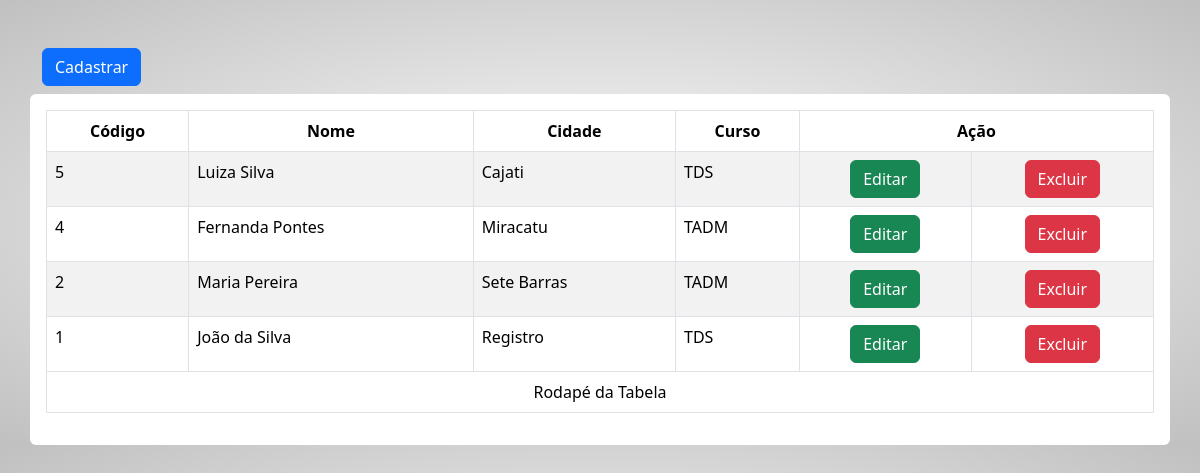
The app's page /view/index.php with its own data.
### tables this page shows
CREATE TABLE IF NOT EXISTS `alunos` (
  `Aluno_Codigo` int(11) NOT NULL AUTO_INCREMENT,
  `Aluno_Nome` varchar(250) DEFAULT NULL,
  `Aluno_Cidade` varchar(250) DEFAULT NULL,
  `Aluno_Curso` varchar(250) DEFAULT NULL,
  PRIMARY KEY (`Aluno_Codigo`)
);

### controller/funcao-read-aluno-tab.php (the view)
<?php
    function funcaoTabela(){
        include("../model/connect.php");
        $query = mysqli_query($conexao,"SELECT * FROM alunos ORDER BY Aluno_Codigo DESC");
            while($exibe = mysqli_fetch_array($query)){
            echo "<tr>
                    <td>$exibe[0]</td>
                    <td>$exibe[1]</td>
                    <td>$exibe[2]</td>
                    <td>$exibe[3]</td>
                    <td class='text-center'><a href='#' class='btn btn-success'>Editar</a></td>
                    <td class='text-center'><a href='../controller/funcao-delete-aluno.php?ida=$exibe[0]' class='btn btn-danger'>Excluir</a></td>
                </tr>";
            }
    }
 ?>

### view/blades/top.php (shortened to what this page needs)
<!DOCTYPE html>
<html lang="pt-br">
<head>
    <link href="https://cdn.jsdelivr.net/npm/bootstrap@5.3.3/dist/css/bootstrap.min.css" rel="stylesheet">
    <link rel="stylesheet" href="./css/style.css" type="text/css">
</head>
<body>

### view/index.php
<?php include("blades/top.php"); ?>
<?php include("../controller/funcao-read-aluno-tab.php"); ?>
<div class="container mt-5">
<a href="v_cadastro.php" class="btn btn-primary">Cadastrar</a>
</div>
<div class="container mt-2 bg-white p-3 rounded">
<table class="table table-bordered table-hover table-striped">
    <thead>
        <tr>
            <th class="text-center">Código</th>
            <th class="text-center">Nome</th>
            <th class="text-center">Cidade</th>
            <th class="text-center">Curso</th>
            <th colspan="2" class="text-center">Ação</th>
        </tr>
    </thead>
    <tbody>
        <?php funcaoTabela(); ?>
    </tbody>
    <tfoot>
        <tr>
            <td colspan="6" class="text-center">Rodapé da Tabela</td>
        </tr>
    </tfoot>
</table>
</div>
<?php include("blades/footer.php"); ?>

### view/blades/footer.php (shortened to what this page needs)
</body>
</html>

### view/css/style.css (style rules this page uses)
body { background-image: radial-gradient(#ffffff,#c0c0c0); }

### records on screen
alunos: Aluno_Codigo "5", Aluno_Nome "Luiza Silva", Aluno_Cidade "Cajati", Aluno_Curso "TDS"
alunos: Aluno_Codigo "4", Aluno_Nome "Fernanda Pontes", Aluno_Cidade "Miracatu", Aluno_Curso "TADM"
alunos: Aluno_Codigo "2", Aluno_Nome "Maria Pereira", Aluno_Cidade "Sete Barras", Aluno_Curso "TADM"
alunos: Aluno_Codigo "1", Aluno_Nome "João da Silva", Aluno_Cidade "Registro", Aluno_Curso "TDS"
